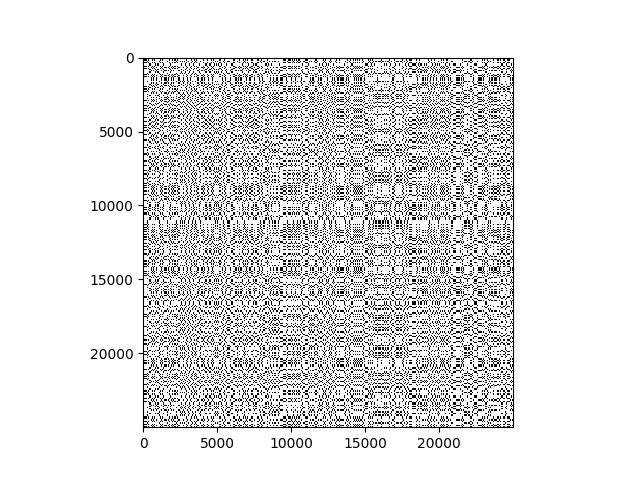
#> input picture dotplot_secuencial.png, 640 x 480 px
$ python filtro_diagonales.py dotplot_secuencial.png 50 50 50 50
#> lines starting #> are read from the running program, lines starting #| are printed output that depends on the picture
import cv2
import numpy as np
from multiprocessing import Pool, cpu_count
import matplotlib.pyplot as plt
import argparse

def load_image(file_path):
    """Carga la imagen en escala de grises."""
#> called with file_path = 'dotplot_secuencial.png'
    image = cv2.imread(file_path, cv2.IMREAD_GRAYSCALE)
#> image is the input picture: shape (480, 640); min 0, max 255, mean 224.3
    return image

def filter_diagonals(image):
    """Aplica un filtro para resaltar las diagonales."""
    kernel = np.array([[1, 0, 0],
                       [0, 1, 0],
                       [0, 0, 1]], dtype=np.uint8)
    filtered_image = cv2.filter2D(image, -1, kernel)
    return filtered_image

def process_chunk(chunk):
    """Procesa un fragmento de la imagen para identificar las diagonales."""
    return filter_diagonals(chunk)

def divide_chunks(image, num_chunks):
    """Divide la imagen en fragmentos para el procesamiento en paralelo."""
#> called with num_chunks = 2
    chunk_size = image.shape[0] // num_chunks
#> chunk_size = 240
    return [image[i*chunk_size:(i+1)*chunk_size, :] for i in range(num_chunks)]

def merge_chunks(chunks):
    """Combina los fragmentos procesados en una sola imagen."""
    return np.vstack(chunks)

def main(file_path, top_crop, bottom_crop, left_crop, right_crop):
    image = load_image(file_path)
    num_chunks = cpu_count()
    chunks = divide_chunks(image, num_chunks)
#> chunks = 2 items

    with Pool(processes=num_chunks) as pool:
        processed_chunks = pool.map(process_chunk, chunks)
#> processed_chunks = 2 items

    filtered_image = merge_chunks(processed_chunks)
#> in merge_chunks, `return np.vstack(chunks)`:
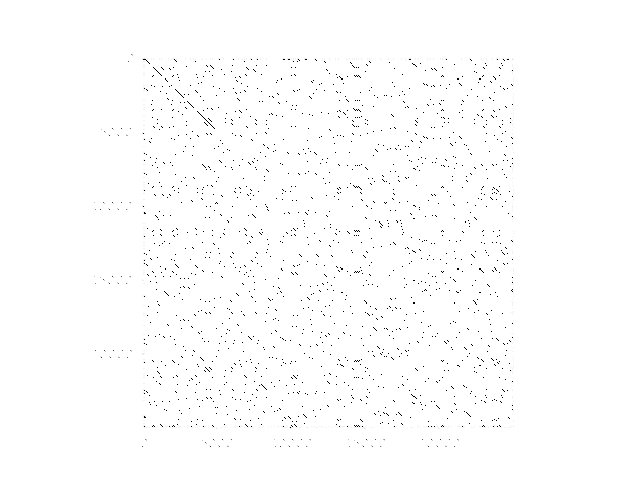
#> returned value: shape (480, 640); min 0, max 255, mean 253

    # Recortar la imagen
    filtered_image = filtered_image[top_crop:filtered_image.shape[0]-bottom_crop, left_crop:filtered_image.shape[1]-right_crop]
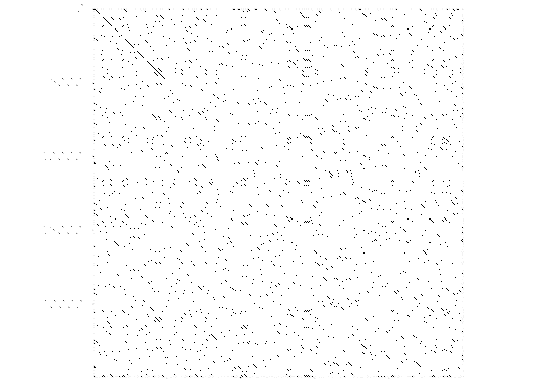
#> filtered_image: shape (380, 540); min 0, max 255, mean 252

    plt.imshow(filtered_image, cmap='gray')
    plt.title("Diagonales Identificadas en el Dotplot")
    plt.xlabel("Secuencia 2")
    plt.ylabel("Secuencia 1")
    plt.show()

if __name__ == "__main__":
    parser = argparse.ArgumentParser(description="Filtrar diagonales en un dotplot.")
    parser.add_argument("file_path", type=str, help="Ruta al archivo de imagen.")
    parser.add_argument("top_crop", type=int, help="Número de píxeles a recortar desde arriba.")
    parser.add_argument("bottom_crop", type=int, help="Número de píxeles a recortar desde abajo.")
    parser.add_argument("left_crop", type=int, help="Número de píxeles a recortar desde la izquierda.")
    parser.add_argument("right_crop", type=int, help="Número de píxeles a recortar desde la derecha.")

    args = parser.parse_args()
    main(args.file_path, args.top_crop, args.bottom_crop, args.left_crop, args.right_crop)


# Ejectuar el script con la siguiente línea de comandos:
# python filtro_diagonales.py dotplot_secuencial.png 50 50 50 50
